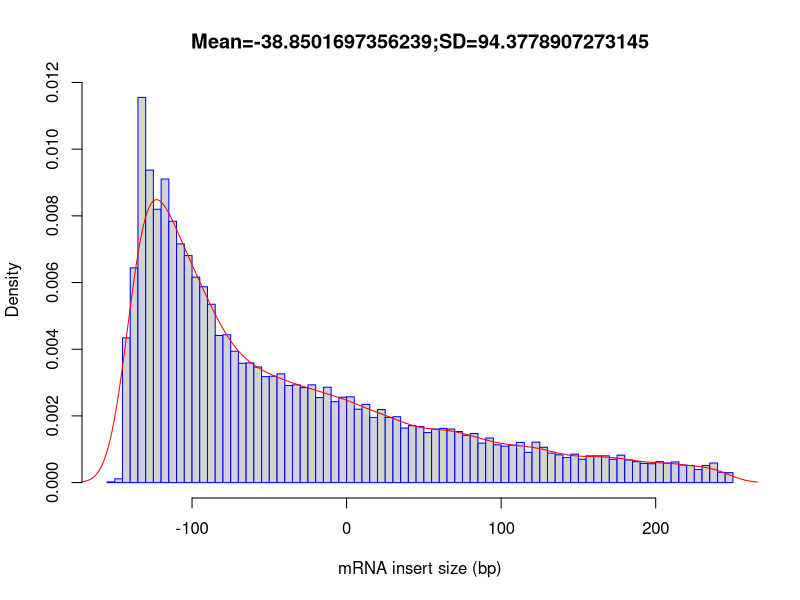

The R source for this figure:
out_file = 'rustqc/rseqc/inner_distance/test'
pdf('rustqc/rseqc/inner_distance/test.inner_distance_plot.pdf')
fragsize=rep(c(-247.5,-242.5,-237.5,-232.5,-227.5,-222.5,-217.5,-212.5,-207.5,-202.5,-197.5,-192.5,-187.5,-182.5,-177.5,-172.5,-167.5,-162.5,-157.5,-152.5,-147.5,-142.5,-137.5,-132.5,-127.5,-122.5,-117.5,-112.5,-107.5,-102.5,-97.5,-92.5,-87.5,-82.5,-77.5,-72.5,-67.5,-62.5,-57.5,-52.5,-47.5,-42.5,-37.5,-32.5,-27.5,-22.5,-17.5,-12.5,-7.5,-2.5,2.5,7.5,12.5,17.5,22.5,27.5,32.5,37.5,42.5,47.5,52.5,57.5,62.5,67.5,72.5,77.5,82.5,87.5,92.5,97.5,102.5,107.5,112.5,117.5,122.5,127.5,132.5,137.5,142.5,147.5,152.5,157.5,162.5,167.5,172.5,177.5,182.5,187.5,192.5,197.5,202.5,207.5,212.5,217.5,222.5,227.5,232.5,237.5,242.5,247.5),times=c(0,0,0,0,0,0,0,0,0,0,0,0,0,0,0,0,0,0,0,2,11,422,626,1123,911,797,885,762,696,662,599,571,520,429,431,383,348,349,337,309,310,317,283,285,277,285,248,278,236,249,250,214,228,190,213,190,192,159,166,163,146,156,158,156,149,138,143,115,130,110,106,109,117,88,118,103,86,81,73,83,68,78,78,78,68,80,66,61,56,55,61,57,60,51,50,38,50,57,30,29))
frag_sd = sd(fragsize)
frag_mean = mean(fragsize)
frag_median = median(fragsize)
write(x=c("Name","Mean","Median","sd"), sep="\t", file=stdout(),ncolumns=4)
write(c(out_file,frag_mean,frag_median,frag_sd),sep="\t", file=stdout(),ncolumns=4)
hist(fragsize,probability=T,breaks=100,xlab="mRNA insert size (bp)",main=paste(c("Mean=",frag_mean,";","SD=",frag_sd),collapse=""),border="blue")
lines(density(fragsize,bw=10),col='red')
dev.off()
